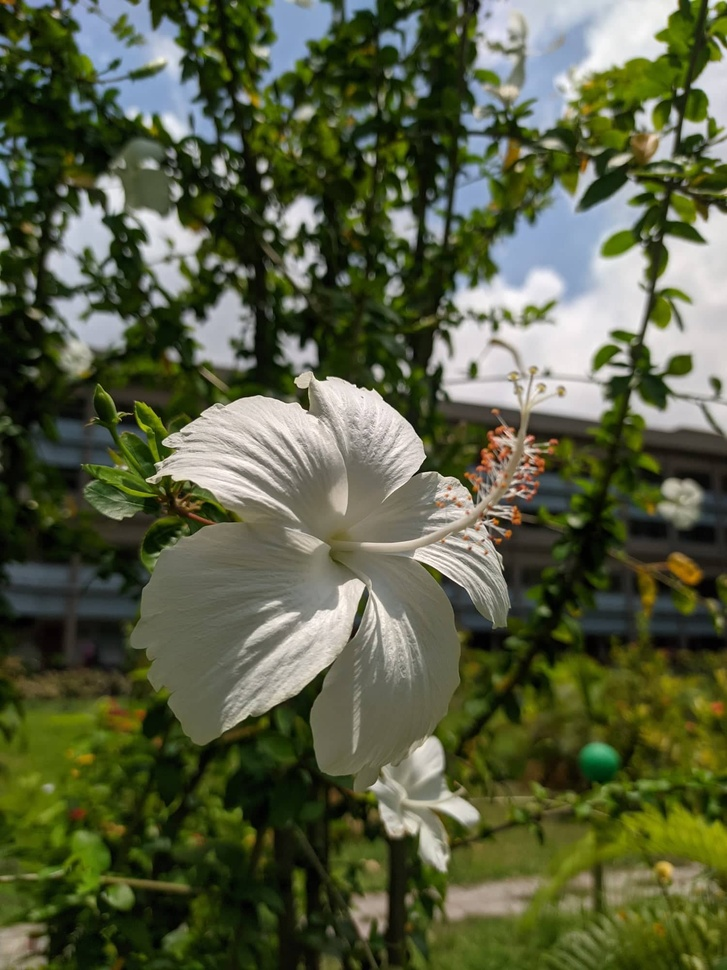
#> input picture assignment2/whiteFlower.jpg, 727 x 970 px, shrunk from 1500 x 2000 before the run
$ python assignment.py
#> lines starting #> are read from the running program, lines starting #| are printed output that depends on the picture; after the words box and inside, x2 and y2 are one past the last pixel; in counts of white or black regions, pixels touching at a corner belong together

import matplotlib.pyplot as plt
import cv2
import numpy as np
import math

def main():
    img_path = './whiteFlower.jpg'
    rgb_image =  plt.imread(img_path)
#> rgb_image is the input picture: shape (970, 727, 3); mean R, G, B 87.5, 93.9, 66.3
    print(rgb_image.shape)
#| (970, 727, 3)

    grayscale_image = cv2.cvtColor(rgb_image, cv2.COLOR_RGB2GRAY)
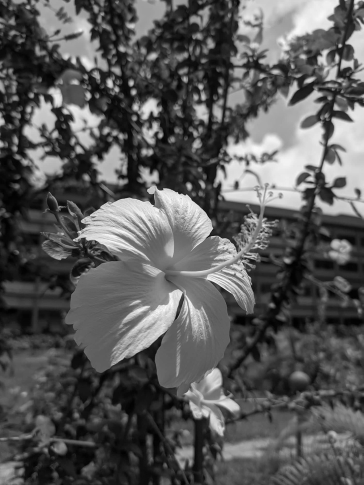
#> grayscale_image: shape (970, 727) (shown at 1/2 size); min 0, max 254, mean 88.8
    print(grayscale_image.shape)
#| (970, 727)

    # take the shape of grayscale image and create empty images
    i,j = grayscale_image.shape
    processed_image1 = np.zeros((i,j), dtype = np.uint8)
    processed_image2 = np.zeros((i,j), dtype = np.uint8)
    processed_image3 = np.zeros((i,j), dtype = np.uint8)
    processed_image4 = np.zeros((i,j), dtype = np.uint8)

    # take threshold values and other parameters
    T1=100
    T2=200
    c =2
    p=5
    epsilon =  0.0000001

    # process the image
    for x in range(i):
        for y in range(j):
            if grayscale_image[x,y]>=T1 and grayscale_image[x,y]<=T2:
                processed_image1[x,y] = 100
            else:
                processed_image1[x,y] = 10

            if grayscale_image[x,y]>=T1 and grayscale_image[x,y]<=T2:
                processed_image2[x,y] = 100
            else:
                processed_image2[x,y] = grayscale_image[x,y]

            processed_image3[x,y] =  c * np.log(1+grayscale_image[x,y])
            processed_image4[x,y] = c * pow((grayscale_image[x,y] + epsilon),p)
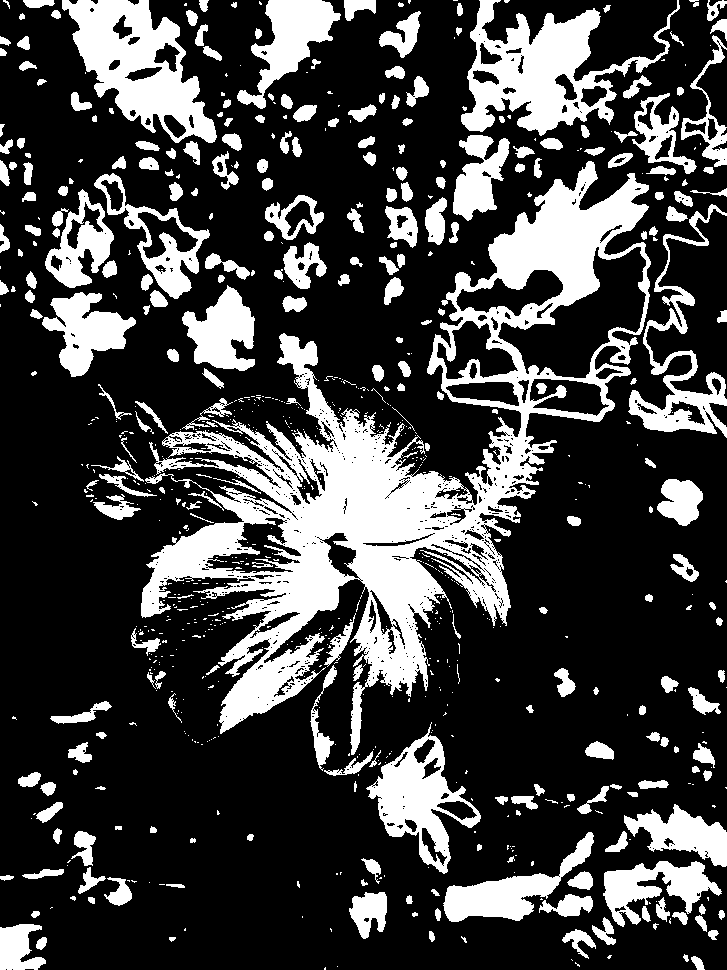
#> processed_image1: shape (970, 727); values 10 (black) and 100 (white), 26% white; 769 white regions (493 under 20 px), largest, box (x1, y1, x2, y2) and area: (141, 161, 651, 755) 73645, (461, 0, 680, 136) 11825, (62, 0, 217, 143) 10622
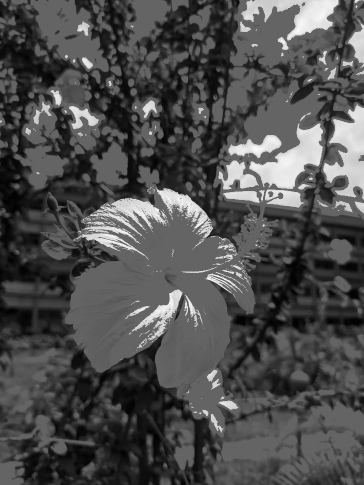
#> processed_image2: shape (970, 727) (shown at 1/2 size); min 0, max 254, mean 77.7
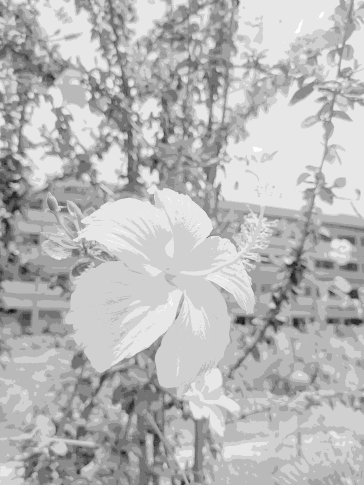
#> processed_image3: shape (970, 727) (shown at 1/2 size); min 0, max 11, mean 7.94; drawn with min black and max white
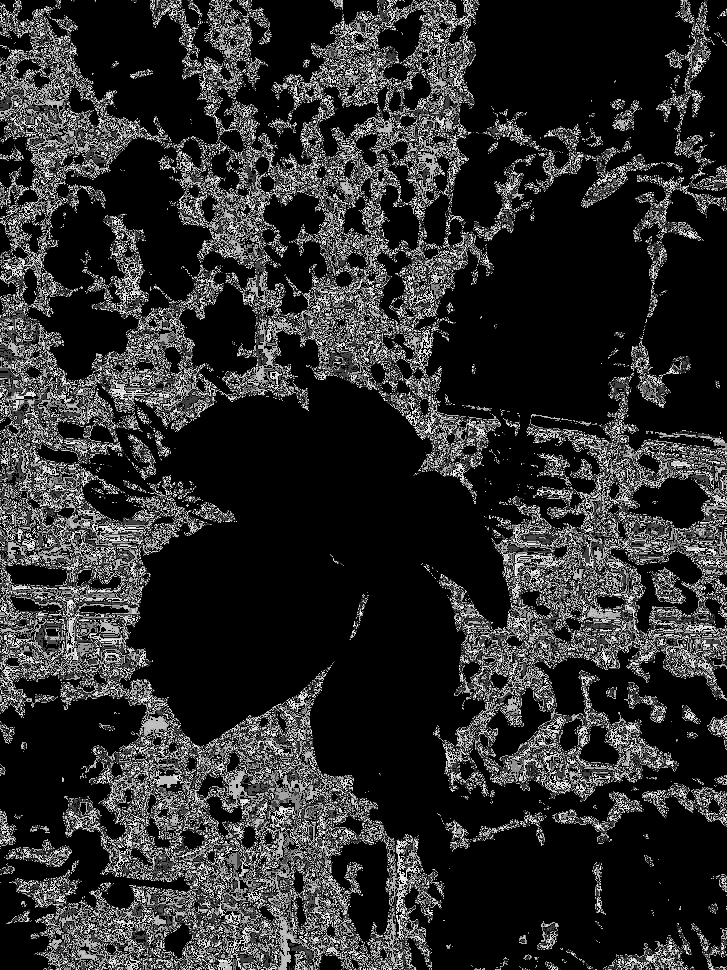
#> processed_image4: shape (970, 727); min 0, max 254, mean 44.3

    image_set=[rgb_image, grayscale_image, processed_image1, processed_image2, processed_image3, processed_image4]
    title_set=['RGB', 'Grayscale', 'Processed 1', 'Processed 2', 'Processed 3', 'Processed 4']
    plot_img(image_set, title_set)

def plot_img(image_set, title_set):
    n = len(image_set)
#> n = 6
    for i in range(n):
        plt.figure(figsize = (10, 15))
        img = image_set[i]
        ch = len(img.shape)

        # plt.subplot( 2, 3, i + 1)
        if (ch == 3):
            plt.imshow(image_set[i])
        else:
            plt.imshow(image_set[i], cmap = 'gray')
        plt.title(title_set[i])
        plt.savefig('./'+title_set[i]+'.jpg')

if __name__ == '__main__':
    main()

$ run again, with assignment2/RGB.jpg copied over assignment2/whiteFlower.jpg
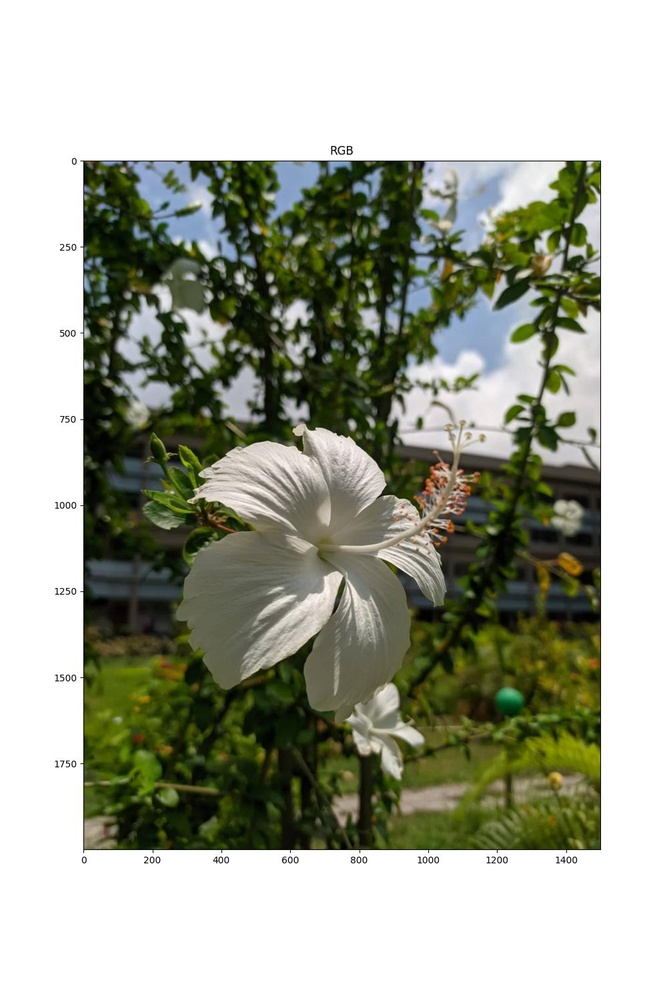
#> input picture assignment2/RGB.jpg, 667 x 1000 px, shrunk from 1000 x 1500 before the run
#> in main, rgb_image is the input picture: shape (1000, 667, 3); mean R, G, B 164.6, 167.9, 153.3
#| (1000, 667, 3)
#| (1000, 667)
#> after the loop in main, `for x in range(i):`:
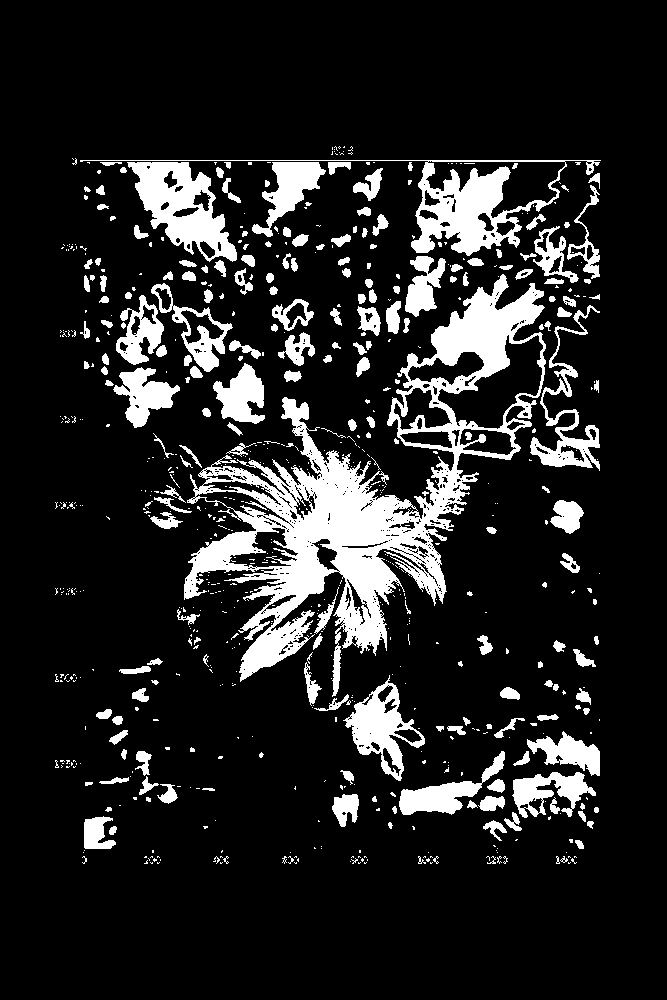
#> processed_image1: shape (1000, 667); values 10 (black) and 100 (white), 14% white; 716 white regions (507 under 20 px), largest, box (x1, y1, x2, y2) and area: (184, 274, 546, 697) 37533, (80, 160, 601, 256) 6704, (127, 162, 237, 262) 5250
#> after the loop in main, `for x in range(i):`:
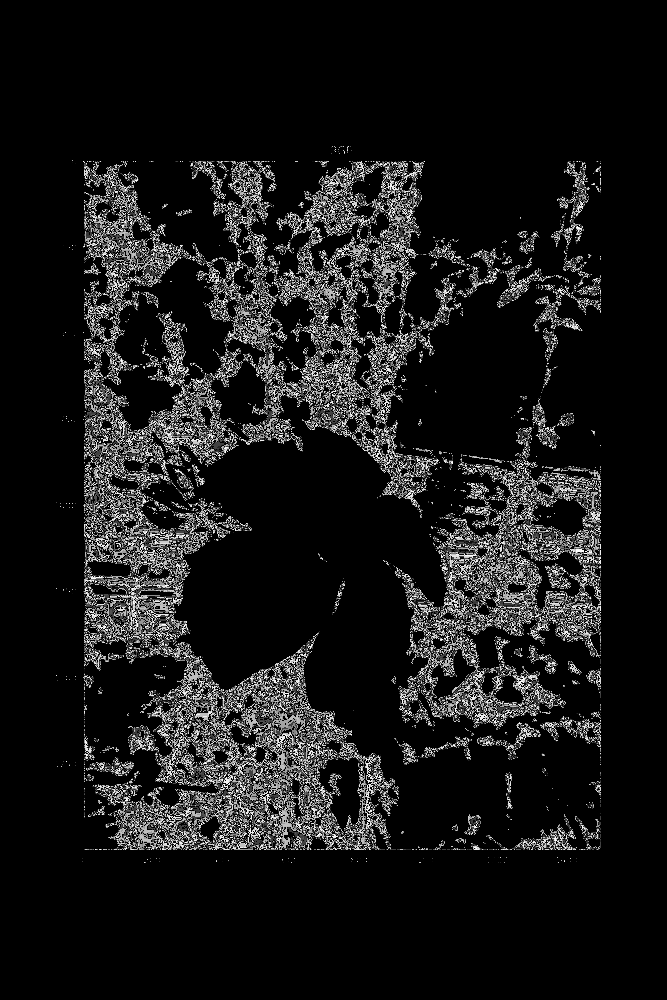
#> processed_image4: shape (1000, 667); min 0, max 254, mean 23.8
#> n = 6

$ run again, with assignment2/image.jpg copied over assignment2/whiteFlower.jpg
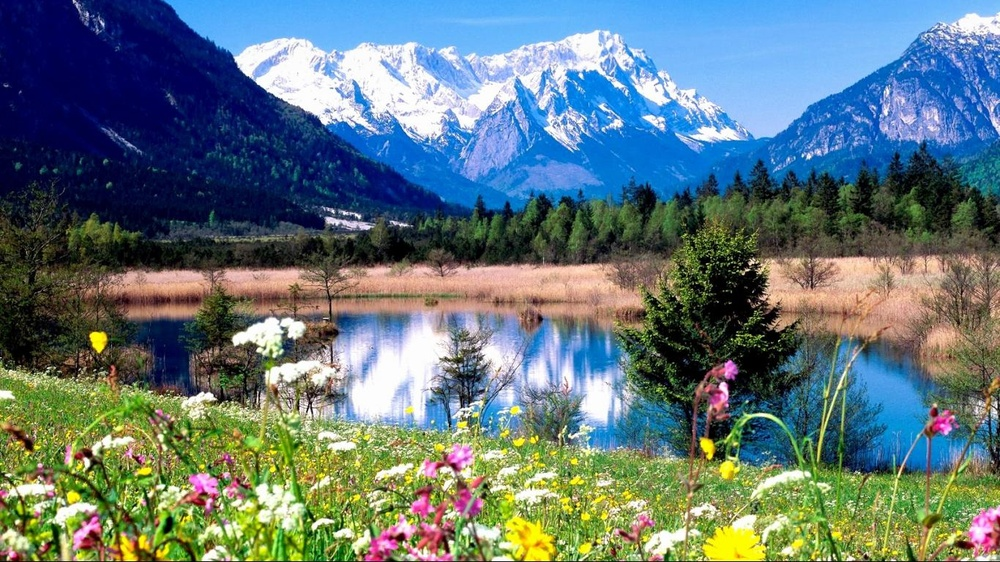
#> input picture assignment2/image.jpg, 1000 x 562 px, shrunk from 1366 x 768 before the run
#> in main, rgb_image is the input picture: shape (562, 1000, 3); mean R, G, B 98.3, 118.5, 121.8
#| (562, 1000, 3)
#| (562, 1000)
#> after the loop in main, `for x in range(i):`:
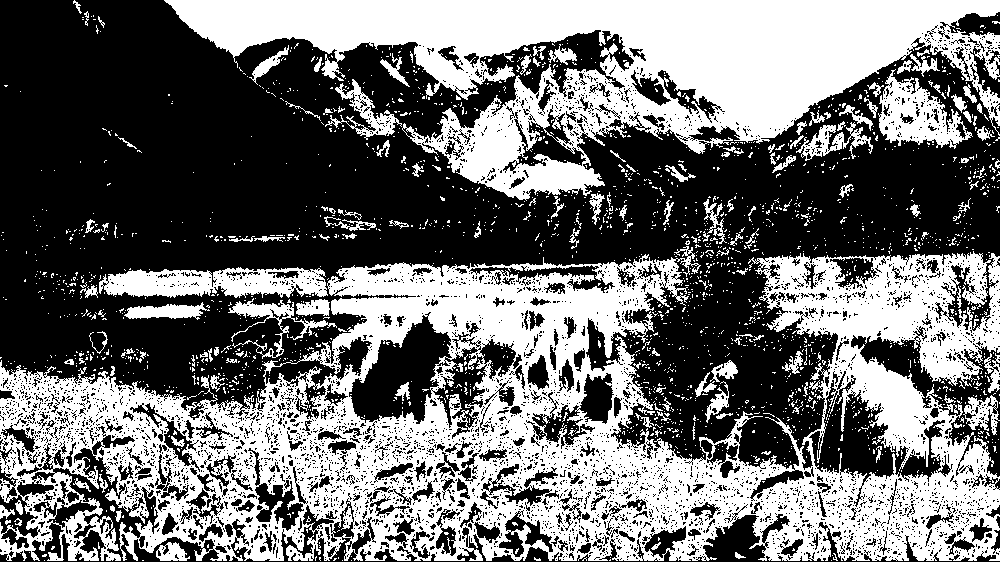
#> processed_image1: shape (562, 1000); values 10 (black) and 100 (white), 44% white; 2219 white regions (2066 under 20 px), largest, box (x1, y1, x2, y2) and area: (0, 246, 1000, 561) 146110, (164, 0, 1000, 201) 70783, (99, 267, 328, 298) 4869
#> after the loop in main, `for x in range(i):`:
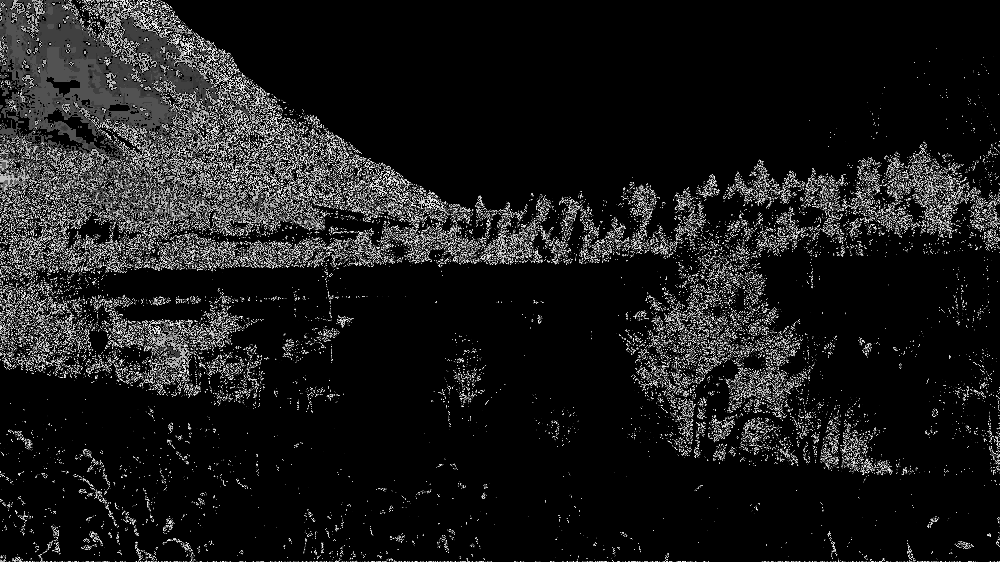
#> processed_image4: shape (562, 1000); min 0, max 254, mean 25.7
#> n = 6
